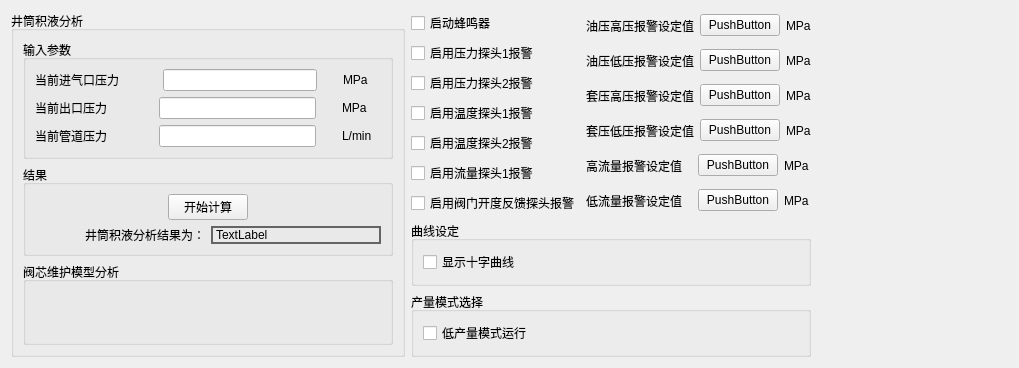
      <widget class="QWidget" name="settingtab">
       <attribute name="title">
        <string/>
       </attribute>
       <layout class="QHBoxLayout" name="horizontalLayout_48" stretch="2,2,1">
        <item>
         <widget class="QGroupBox" name="groupBox_29">
          <property name="title">
           <string>井筒积液分析</string>
          </property>
          <layout class="QVBoxLayout" name="verticalLayout_27" stretch="2,1,4">
           <item>
            <widget class="QGroupBox" name="groupBox_26">
             <property name="title">
              <string>输入参数</string>
             </property>
             <layout class="QVBoxLayout" name="verticalLayout_25">
              <item>
               <layout class="QHBoxLayout" name="horizontalLayout_34" stretch="4,2,8,1,2">
                <item>
                 <widget class="QLabel" name="label_21">
                  <property name="text">
                   <string>当前进气口压力</string>
                  </property>
                 </widget>
                </item>
                <item>
                 <spacer name="horizontalSpacer_21">
                  <property name="orientation">
                   <enum>Qt::Horizontal</enum>
                  </property>
                  <property name="sizeHint" stdset="0">
                   <size>
                    <width>40</width>
                    <height>20</height>
                   </size>
                  </property>
                 </spacer>
                </item>
                <item>
                 <widget class="QLineEdit" name="currentInPresure_edit"/>
                </item>
                <item>
                 <spacer name="horizontalSpacer_22">
                  <property name="orientation">
                   <enum>Qt::Horizontal</enum>
                  </property>
                  <property name="sizeHint" stdset="0">
                   <size>
                    <width>40</width>
                    <height>20</height>
                   </size>
                  </property>
                 </spacer>
                </item>
                <item>
                 <widget class="QLabel" name="label_22">
                  <property name="text">
                   <string>MPa</string>
                  </property>
                 </widget>
                </item>
               </layout>
              </item>
              <item>
               <layout class="QHBoxLayout" name="horizontalLayout_35" stretch="4,2,8,1,2">
                <item>
                 <widget class="QLabel" name="label_23">
                  <property name="text">
                   <string>当前出口压力</string>
                  </property>
                 </widget>
                </item>
                <item>
                 <spacer name="horizontalSpacer_23">
                  <property name="orientation">
                   <enum>Qt::Horizontal</enum>
                  </property>
                  <property name="sizeHint" stdset="0">
                   <size>
                    <width>40</width>
                    <height>20</height>
                   </size>
                  </property>
                 </spacer>
                </item>
                <item>
                 <widget class="QLineEdit" name="currentOutPresure_edit_2"/>
                </item>
                <item>
                 <spacer name="horizontalSpacer_24">
                  <property name="orientation">
                   <enum>Qt::Horizontal</enum>
                  </property>
                  <property name="sizeHint" stdset="0">
                   <size>
                    <width>40</width>
                    <height>20</height>
                   </size>
                  </property>
                 </spacer>
                </item>
                <item>
                 <widget class="QLabel" name="label_24">
                  <property name="text">
                   <string>MPa</string>
                  </property>
                 </widget>
                </item>
               </layout>
              </item>
              <item>
               <layout class="QHBoxLayout" name="horizontalLayout_36" stretch="4,2,8,1,2">
                <item>
                 <widget class="QLabel" name="label_25">
                  <property name="text">
                   <string>当前管道压力</string>
                  </property>
                 </widget>
                </item>
                <item>
                 <spacer name="horizontalSpacer_25">
                  <property name="orientation">
                   <enum>Qt::Horizontal</enum>
                  </property>
                  <property name="sizeHint" stdset="0">
                   <size>
                    <width>40</width>
                    <height>20</height>
                   </size>
                  </property>
                 </spacer>
                </item>
                <item>
                 <widget class="QLineEdit" name="currentPipePressure_edit"/>
                </item>
                <item>
                 <spacer name="horizontalSpacer_26">
                  <property name="orientation">
                   <enum>Qt::Horizontal</enum>
                  </property>
                  <property name="sizeHint" stdset="0">
                   <size>
                    <width>40</width>
                    <height>20</height>
                   </size>
                  </property>
                 </spacer>
                </item>
                <item>
                 <widget class="QLabel" name="label_26">
                  <property name="text">
                   <string>L/min</string>
                  </property>
                 </widget>
                </item>
               </layout>
              </item>
             </layout>
            </widget>
           </item>
           <item>
            <widget class="QGroupBox" name="groupBox_27">
             <property name="title">
              <string>结果</string>
             </property>
             <layout class="QVBoxLayout" name="verticalLayout_26">
              <item>
               <layout class="QHBoxLayout" name="horizontalLayout_37">
                <item>
                 <spacer name="horizontalSpacer_27">
                  <property name="orientation">
                   <enum>Qt::Horizontal</enum>
                  </property>
                  <property name="sizeHint" stdset="0">
                   <size>
                    <width>40</width>
                    <height>20</height>
                   </size>
                  </property>
                 </spacer>
                </item>
                <item>
                 <widget class="QPushButton" name="startCalculate_button">
                  <property name="text">
                   <string>开始计算</string>
                  </property>
                 </widget>
                </item>
                <item>
                 <spacer name="horizontalSpacer_28">
                  <property name="orientation">
                   <enum>Qt::Horizontal</enum>
                  </property>
                  <property name="sizeHint" stdset="0">
                   <size>
                    <width>40</width>
                    <height>20</height>
                   </size>
                  </property>
                 </spacer>
                </item>
               </layout>
              </item>
              <item>
               <layout class="QHBoxLayout" name="horizontalLayout_38">
                <item>
                 <widget class="QLabel" name="label_27">
                  <property name="text">
                   <string>井筒积液分析结果为：</string>
                  </property>
                  <property name="alignment">
                   <set>Qt::AlignRight|Qt::AlignTrailing|Qt::AlignVCenter</set>
                  </property>
                 </widget>
                </item>
                <item>
                 <widget class="QLabel" name="label_28">
                  <property name="styleSheet">
                   <string notr="true">QLabel{border:2px solid rgba(100,100, 100);}</string>
                  </property>
                  <property name="text">
                   <string>TextLabel</string>
                  </property>
                 </widget>
                </item>
               </layout>
              </item>
             </layout>
            </widget>
           </item>
           <item>
            <widget class="QGroupBox" name="groupBox_28">
             <property name="title">
              <string>阀芯维护模型分析</string>
             </property>
            </widget>
           </item>
          </layout>
         </widget>
        </item>
        <item>
         <layout class="QVBoxLayout" name="verticalLayout_30">
          <item>
           <layout class="QHBoxLayout" name="horizontalLayout_45" stretch="3,2">
            <item>
             <layout class="QVBoxLayout" name="verticalLayout_28">
              <item>
               <widget class="QCheckBox" name="enableBuzzer_checkbox">
                <property name="text">
                 <string>启动蜂鸣器</string>
                </property>
               </widget>
              </item>
              <item>
               <widget class="QCheckBox" name="enablePressureProbe1Alarm_checkbox">
                <property name="text">
                 <string>启用压力探头1报警</string>
                </property>
               </widget>
              </item>
              <item>
               <widget class="QCheckBox" name="enablePressureProbe2Alarm_checkbox">
                <property name="text">
                 <string>启用压力探头2报警</string>
                </property>
               </widget>
              </item>
              <item>
               <widget class="QCheckBox" name="enableTemperatureProbe1Alarm_checkbox">
                <property name="text">
                 <string>启用温度探头1报警</string>
                </property>
               </widget>
              </item>
              <item>
               <widget class="QCheckBox" name="enableTemperatureProbe2Alarm_checkbox">
                <property name="text">
                 <string>启用温度探头2报警</string>
                </property>
               </widget>
              </item>
              <item>
               <widget class="QCheckBox" name="EnableFlowProbe1Alarm_checkbox">
                <property name="text">
                 <string>启用流量探头1报警</string>
                </property>
               </widget>
              </item>
              <item>
               <widget class="QCheckBox" name="EnableValveOpeningFeedbackProbeAlarm_checkbox">
                <property name="text">
                 <string>启用阀门开度反馈探头报警</string>
                </property>
               </widget>
              </item>
             </layout>
            </item>
            <item>
             <layout class="QVBoxLayout" name="verticalLayout_29">
              <item>
               <layout class="QHBoxLayout" name="horizontalLayout_39" stretch="4,3,1">
                <item>
                 <widget class="QLabel" name="label_29">
                  <property name="text">
                   <string>油压高压报警设定值</string>
                  </property>
                 </widget>
                </item>
                <item>
                 <widget class="QPushButton" name="setHighPressureWarning_button">
                  <property name="text">
                   <string>PushButton</string>
                  </property>
                 </widget>
                </item>
                <item>
                 <widget class="QLabel" name="label_30">
                  <property name="text">
                   <string>MPa</string>
                  </property>
                 </widget>
                </item>
               </layout>
              </item>
              <item>
               <layout class="QHBoxLayout" name="horizontalLayout_40" stretch="4,3,1">
                <item>
                 <widget class="QLabel" name="label_31">
                  <property name="text">
                   <string>油压低压报警设定值</string>
                  </property>
                 </widget>
                </item>
                <item>
                 <widget class="QPushButton" name="setLowPressureWarning_button">
                  <property name="text">
                   <string>PushButton</string>
                  </property>
                 </widget>
                </item>
                <item>
                 <widget class="QLabel" name="label_32">
                  <property name="text">
                   <string>MPa</string>
                  </property>
                 </widget>
                </item>
               </layout>
              </item>
              <item>
               <layout class="QHBoxLayout" name="horizontalLayout_41" stretch="4,3,1">
                <item>
                 <widget class="QLabel" name="label_33">
                  <property name="text">
                   <string>套压高压报警设定值</string>
                  </property>
                 </widget>
                </item>
                <item>
                 <widget class="QPushButton" name="setCasingPressureHighPressure_button">
                  <property name="text">
                   <string>PushButton</string>
                  </property>
                 </widget>
                </item>
                <item>
                 <widget class="QLabel" name="label_34">
                  <property name="text">
                   <string>MPa</string>
                  </property>
                 </widget>
                </item>
               </layout>
              </item>
              <item>
               <layout class="QHBoxLayout" name="horizontalLayout_42" stretch="4,3,1">
                <item>
                 <widget class="QLabel" name="label_35">
                  <property name="text">
                   <string>套压低压报警设定值</string>
                  </property>
                 </widget>
                </item>
                <item>
                 <widget class="QPushButton" name="setCasingPressureLowPressure_button">
                  <property name="text">
                   <string>PushButton</string>
                  </property>
                 </widget>
                </item>
                <item>
                 <widget class="QLabel" name="label_36">
                  <property name="text">
                   <string>MPa</string>
                  </property>
                 </widget>
                </item>
               </layout>
              </item>
              <item>
               <layout class="QHBoxLayout" name="horizontalLayout_44" stretch="4,3,1">
                <item>
                 <widget class="QLabel" name="label_39">
                  <property name="text">
                   <string>高流量报警设定值</string>
                  </property>
                 </widget>
                </item>
                <item>
                 <widget class="QPushButton" name="setLowFlowWarning_button">
                  <property name="text">
                   <string>PushButton</string>
                  </property>
                 </widget>
                </item>
                <item>
                 <widget class="QLabel" name="label_40">
                  <property name="text">
                   <string>MPa</string>
                  </property>
                 </widget>
                </item>
               </layout>
              </item>
              <item>
               <layout class="QHBoxLayout" name="horizontalLayout_43" stretch="4,3,1">
                <item>
                 <widget class="QLabel" name="label_37">
                  <property name="text">
                   <string>低流量报警设定值</string>
                  </property>
                 </widget>
                </item>
                <item>
                 <widget class="QPushButton" name="setLowFlowWarning_button_2">
                  <property name="text">
                   <string>PushButton</string>
                  </property>
                 </widget>
                </item>
                <item>
                 <widget class="QLabel" name="label_38">
                  <property name="text">
                   <string>MPa</string>
                  </property>
                 </widget>
                </item>
               </layout>
              </item>
             </layout>
            </item>
           </layout>
          </item>
          <item>
           <widget class="QGroupBox" name="groupBox_30">
            <property name="title">
             <string>曲线设定</string>
            </property>
            <layout class="QHBoxLayout" name="horizontalLayout_46">
             <item>
              <widget class="QCheckBox" name="ShowCrossCurves_checkbox">
               <property name="text">
                <string>显示十字曲线</string>
               </property>
              </widget>
             </item>
            </layout>
           </widget>
          </item>
          <item>
           <widget class="QGroupBox" name="groupBox_31">
            <property name="title">
             <string>产量模式选择</string>
            </property>
            <layout class="QHBoxLayout" name="horizontalLayout_47">
             <item>
              <widget class="QCheckBox" name="checkBox">
               <property name="text">
                <string>低产量模式运行</string>
               </property>
              </widget>
             </item>
            </layout>
           </widget>
          </item>
         </layout>
        </item>
        <item>
         <spacer name="horizontalSpacer_29">
          <property name="orientation">
           <enum>Qt::Horizontal</enum>
          </property>
          <property name="sizeHint" stdset="0">
           <size>
            <width>234</width>
            <height>20</height>
           </size>
          </property>
         </spacer>
        </item>
       </layout>
      </widget>
